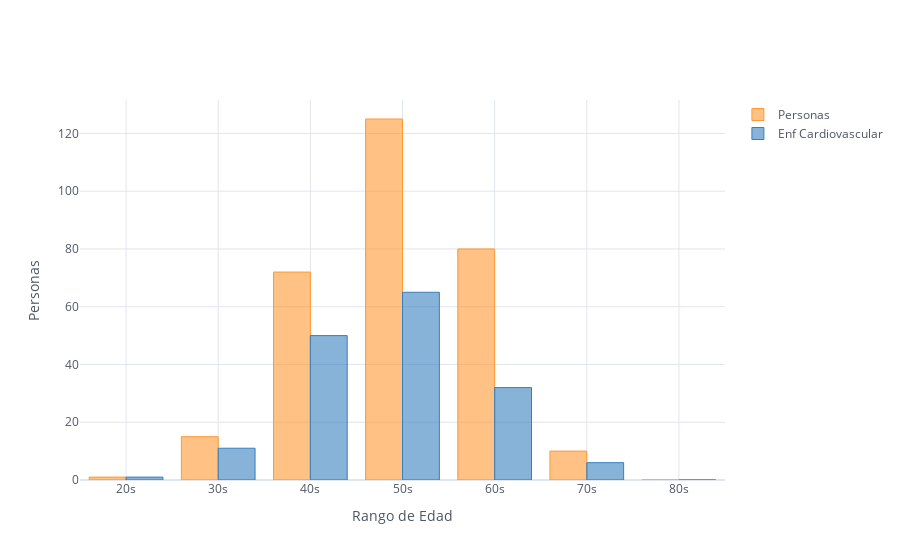

The notebook cell this image was saved under:
### Code cell
# plotting
cont.iplot(kind='bar', xTitle='Rango de Edad',
                        yTitle='Personas')

### Figure 1 — Plotly figure (JSON) as saved in the notebook; plotly's stock layout.template omitted (floating-point values rounded to 4 significant figures)
{"data": [{"marker": {"color": "rgba(255, 153, 51, 0.6)", "line": {"color": "rgba(255, 153, 51, 1.0)", "width": 1}}, "name": "Personas", "orientation": "v", "text": "", "type": "bar", "x": ["20s", "30s", "40s", "50s", "60s", "70s", "80s"], "y": [1, 15, 72, 125, 80, 10, 0]}, {"marker": {"color": "rgba(55, 128, 191, 0.6)", "line": {"color": "rgba(55, 128, 191, 1.0)", "width": 1}}, "name": "Enf Cardiovascular", "orientation": "v", "text": "", "type": "bar", "x": ["20s", "30s", "40s", "50s", "60s", "70s", "80s"], "y": [1, 11, 50, 65, 32, 6, 0]}], "layout": {"legend": {"bgcolor": "#FFFFFF", "font": {"color": "#4D5663"}}, "paper_bgcolor": "#FFFFFF", "plot_bgcolor": "#FFFFFF", "title": {"font": {"color": "#4D5663"}}, "xaxis": {"gridcolor": "#E1E5ED", "showgrid": true, "tickfont": {"color": "#4D5663"}, "title": {"font": {"color": "#4D5663"}, "text": "Rango de Edad"}, "zerolinecolor": "#E1E5ED"}, "yaxis": {"gridcolor": "#E1E5ED", "showgrid": true, "tickfont": {"color": "#4D5663"}, "title": {"font": {"color": "#4D5663"}, "text": "Personas"}, "zerolinecolor": "#E1E5ED"}}}
